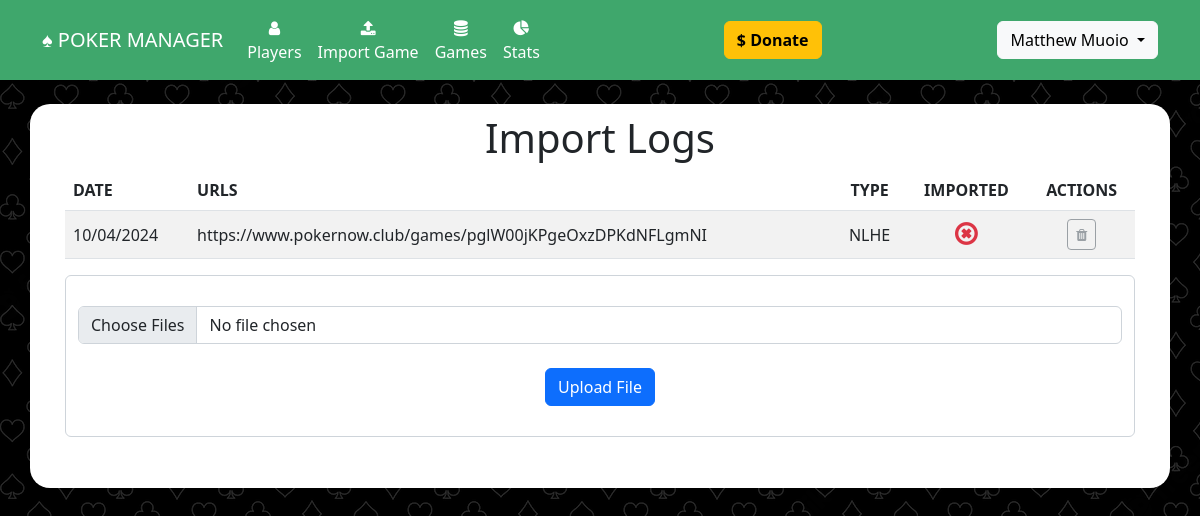
Page /import_log?game_id=23 (signed in) on the committed database.
### website/models.py (models this page shows)
class User(db.Model, UserMixin):
	id = db.Column(db.Integer, primary_key=True)
	email = db.Column(db.String(150), unique=True)
	password = db.Column(db.String(150))
	first_name = db.Column(db.String(150))
	last_name = db.Column(db.String(150))
	player_id = db.Column(db.Integer, db.ForeignKey('player.id'))
	admin = db.Column(db.Boolean, default=False)
	subscribed = db.Column(db.Boolean, default=False)
	can_upload = db.Column(db.Boolean, default=False)
	expires_on = db.Column(db.DateTime(timezone=True), default=func.now())

class Game(db.Model):
	id = db.Column(db.Integer, primary_key=True)
	settled = db.Column(db.Boolean, default=False)
	date = db.Column(db.DateTime(timezone=True), default=func.now())
	urls = db.relationship('Url', backref='game')
	payments = db.relationship('Payment', backref='game')
	earnings = db.relationship('Earning', backref='game')
	buyins = db.Column(db.Integer)
	behaviors = db.relationship('Behavior', backref='game')
	decimal = db.Column(db.Boolean, default=False)

class Url(db.Model):
	id = db.Column(db.Integer, primary_key=True)
	url =  db.Column(db.String(300), unique=True)
	game_id = db.Column(db.Integer, db.ForeignKey('game.id'))
	imported = db.Column(db.Boolean, default=False)
	behaviors = db.relationship('Behavior', backref='url')
	game_type = db.Column(db.String(20))
	small_blind = db.Column(db.Numeric)
	big_blind = db.Column(db.Numeric)

### website/views.py (the view, shortened to what this page needs)
@views.route('/import_log', methods=['GET','POST'])
@login_required
@can_upload
def import_log():
	game_id = request.args.get('game_id')
	game = Game.query.filter_by(id=game_id).first()
	return render_template("import_log.html", user=current_user, game=game)

### website/__init__.py (called while the page is built)
def create_app():
	app = Flask(__name__)
	app.config['SECRET_KEY'] = 'secret_key_password_string'
	app.config['SQLALCHEMY_DATABASE_URI'] = f'sqlite:///{DB_NAME}'
	migrate.init_app(app, db, render_as_batch=True)
	db.init_app(app)
	from .models import User, Player, Alias, Game, Payment, Url, Earning, PokernowId, Behavior
	from .views import views
	from .auth import auth
	app.register_blueprint(views, url_prefix='/')
	app.register_blueprint(auth, url_prefix='/')
	login_manager = LoginManager()
	login_manager.login_view = 'auth.login'
	login_manager.init_app(app)
	@login_manager.user_loader
	def load_user(id):
		return User.query.get(int(id))
	return app

### website/views.py (called while the page is built)
def can_upload(f):
	@wraps(f)
	def decorated_function(*args, **kwargs):
		if current_user.is_anonymous:
			return redirect(url_for('auth.login'))
		if current_user and current_user.can_upload:
			return f(*args, **kwargs)
		else:
			return redirect(url_for('auth.login'))
	return decorated_function

### website/templates/import_log.html (shortened to what this page needs)
{% extends "base.html" %}
{% block content %}
<h1 align="center">Import Logs</h1>
<div id="no-more-tables">
	<table class="table table-striped">
		<thead>
		<tr>
			<th scope="col">DATE</th>
			<th scope="col">URLS</th>
			<th scope="col" style="text-align:center">TYPE</th>
			<th scope="col" style="text-align:center">IMPORTED</th>
			{% if user and user.is_authenticated and user.admin %}
			<th scope="col" style="text-align:center">ACTIONS</th>
			{% endif %}
		</tr>
		</thead>
		<tbody>
		{% for url in game.urls %}
			<tr>
				<td style="vertical-align: middle;">{{ game.date.strftime("%m/%d/%Y") }}</td>
				<td style="vertical-align: middle;">
					{{url.url}}
				</td>
				<td align="center" style="vertical-align: middle;">NLHE</td>
				<td align="center" style="vertical-align: middle;">
					{% if url.imported %}<i class="fa fa-check-circle-o text-success" style="font-size:20pt" aria-hidden="true"></i>{% else %}<i class="fa fa-times-circle-o text-danger" style="font-size:20pt" aria-hidden="true"></i>{% endif %}
				</td>
				{% if user and user.is_authenticated and user.admin %}
				<td align="center" style="vertical-align: middle;">
					{% if user and user.is_authenticated and user.admin %}
					{% if not url.imported %}
					<a href="#" class="btn btn-sm btn-outline-secondary disabled" data-bs-toggle="modal" data-bs-target="#confirmDelete_{{url.id}}" data-toggle="tooltip" data-placement="top" title="Delete Log"><i class="fa fa-trash" aria-hidden="true"></i></a>
					{% else %}
					<a href="#" class="btn btn-sm btn-outline-primary" data-bs-toggle="modal" data-bs-target="#confirmDelete_{{url.id}}" data-toggle="tooltip" data-placement="top" title="Delete Log"><i class="fa fa-trash" aria-hidden="true"></i></a>
					{% endif %}
					{% endif %}
				</td>
				{% endif %}
			</tr>
		{% endfor %}
	</tbody>
	</table>
</div>
<form method="POST"
enctype = "multipart/form-data">
<div class="form-control mb-3"><br/>
<input class="form-control" type="file" name="file[]" multiple />
<br/>
<div align="center">
	<button type="submit" class="btn btn-primary">Upload File</button>
</div>
<br/>
</div>
</form>
{% endblock %}

### website/templates/base.html (shortened to what this page needs)
<!DOCTYPE html>
<html>
    <head>
<link href="https://cdn.jsdelivr.net/npm/bootstrap@5.2.0-beta1/dist/css/bootstrap.min.css" rel="stylesheet">
    <link
      rel="stylesheet"
      href="https://stackpath.bootstrapcdn.com/font-awesome/4.7.0/css/font-awesome.min.css"
    />
    <link
      rel="stylesheet"
      href="static/style.css"
    />
    </head>
    <body class="body">
        <nav class="navbar navbar-expand-lg navbar-dark" style="background-color: #3fa76c;">
            <div class="container-fluid" style="max-width: 1140px;margin-right:auto;margin-left:auto">
                <a class="navbar-brand" href="/">&spades; POKER MANAGER</a>
                <div class="collapse navbar-collapse justify-content-start" id="mainNavbar">
                    <div class="navbar-nav">
                        <ul class="navbar-nav me-auto mb-2 mb-lg-0">
                            <li class="nav-item" align="center"><a class="nav-link" id="nav-players" href="/players"><i class="fa fa-user" aria-hidden="true"></i><br/>Players</a></li>
                            {% if user and  user.is_authenticated and user.can_upload %}
                            <li class="nav-item" align="center"><a class="nav-link" id="nav-import-game" href="/import_game"><i class="fa fa-upload" aria-hidden="true"></i><br/>Import Game</a></li>
                            {% endif %}
                            <li class="nav-item" align="center"><a class="nav-link" id="nav-import-game" href="/games"><i class="fa fa-database" aria-hidden="true"></i><Br/>Games</a></li>
                            {% if user and  user.is_authenticated and user.player_id and user.subscribed %}
                            <li class="nav-item" align="center"><a class="nav-link" id="nav-import-game" href="/player_stats"><i class="fa fa-pie-chart" aria-hidden="true"></i><br/>Stats</a></li>
                            {% endif %}
                        </ul>
                    </div>
                    <div class="navbar-nav ml-auto" style="margin-left: auto">
                       <a href="https://account.venmo.com/u/MattMuoio" target="_blank" class="btn btn-warning"><b>$ Donate</b></a>
                    </div>
                    <div class="navbar-nav ml-auto" style="margin-left: auto">
                        <ul class="navbar-nav me-auto mb-2 mb-lg-0">
                            {% if user and  user.is_authenticated %}
                            <div class="dropdown">
                                <button class="btn btn-light dropdown-toggle" type="button" data-bs-toggle="dropdown" aria-expanded="false">
                                {{user.first_name}} {{user.last_name}}
                                </button>
                            </div>
                            {% else %}
                            <ul class="navbar-nav me-auto mb-2 mb-lg-0">
                                <li class="nav-item"><a class="nav-link" id="nav-signUp" href="/sign-up">Sign Up</a></li>
                                <li class="nav-item"><a class="nav-link" id="nav-login" href="/login">Login</a></li>
                            </ul>
                            {% endif %}
                        </ul>
                    </div>
                </div>
            </div>
        </nav>
        <br/>
        <div class="container h-100 body_container" style="max-width:1140px; background-color: #fff;">
            {% block content %}
            {% endblock %}
        </div>
    </body>
</html>

### website/static/style.css (style rules this page uses)
.body { height: 100%; background-image: url("card_suits4.png"); }
.body_container { border-radius: 20px; padding: 10px 35px 35px 35px; }
.nav-link { color: #fff; }

### rows in the picture
User: first_name "Matthew", last_name "Muoio"
Url: url "https://www.pokernow.club/games/pglW00jKPgeOxzDPKdNFLgmNI", imported False (drawn)
Game: date "10/04/2024"
